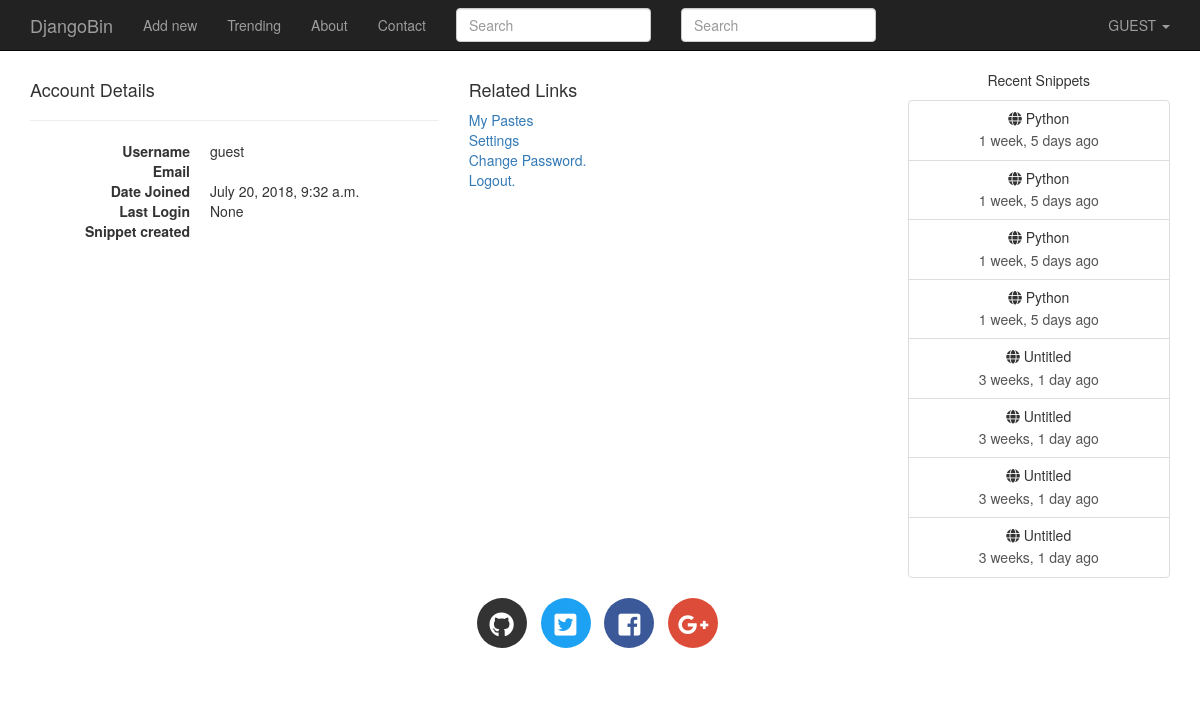
The app's page /userdetails/ (signed in) with its own data.
### djangobin/models.py (models this page shows, shortened)
class Snippet(models.Model):
    title = models.CharField(max_length=200, blank=True)
    original_code = models.TextField()
    highlighted_code = models.TextField(blank=True, help_text="Read only field. Will contain the"
                                    " syntax-highlited version of the original code.")
    expiration = models.CharField(max_length=10, choices=Pref.expiration_choices)
    exposure = models.CharField(max_length=10, choices=Pref.exposure_choices)
    hits = models.IntegerField(default=0, help_text='Read only field. '
                                                    'Will be updated after every visit to snippet.')
    slug = models.SlugField(help_text='Read only field. Will be filled automatically.')
    created_on = models.DateTimeField(auto_now_add=True)
    language = models.ForeignKey(Language, on_delete=models.CASCADE)
    user = models.ForeignKey(User, on_delete=models.CASCADE)
    tags = models.ManyToManyField(Tag, blank=True)
    class Meta:
        ordering = ['-created_on']
    def get_absolute_url(self):
        return reverse('djangobin:snippet_detail', args=[self.slug])

### djangobin/views.py (the view)
# urls.py: url(r'^userdetails/$', views.user_details, name='user_details'),
@login_required
def user_details(request):
    user = get_object_or_404(User, id=request.user.id)
    return render(request, 'djangobin/user_details.html', {'user': user})

### djangobin/context_processors.py (called while the page is built)
def recent_snippets(request):
    return dict(recent_snippets=Snippet.objects.filter(exposure='public').order_by("-id")[:8])

### templates/djangobin/user_details.html (shortened to what this page needs)
{% extends 'djangobin/base.html' %}
{% block main %}
    <div class="row">
        <div class="col-lg-6 col-md-6 col-sm-6">
            <h4>Account Details</h4>
            <hr>
            <dl class="dl-horizontal">
                <dt>Username</dt>
                <dd>{{ request.user.username }}</dd>
                <dt>Email</dt>
                <dd>{{ request.user.email }}</dd>
                <dt>Date Joined</dt>
                <dd>{{ request.user.date_joined }}</dd>
                <dt>Last Login</dt>
                <dd>{{ request.user.last_login }}</dd>
                <dt>Snippet created</dt>
                <dd>{{ request.user.profile.get_snippet_count }}</dd>
            </dl>
        </div>
        <div class="col-lg-6 col-md-6 col-sm-6">
            <h4>Related Links</h4>
            <p>
                <a href="">My Pastes</a> <br>
                <a href="">Settings</a> <br>
                <a href="">Change Password.</a> <br>
                <a href="{% url 'djangobin:logout' %}">Logout.</a> <br>
            </p>
        </div>
    </div>
{% endblock %}

### templates/djangobin/base.html (shortened to what this page needs)
<!DOCTYPE html>
<html lang="en">
<head>
    {% load static %}
    {% load humanize %}
    <link rel="stylesheet" href="{% static 'djangobin/css/bootstrap.min.css' %}" >
    <link rel="stylesheet" href="{% static 'djangobin/css/bootstrap-select.min.css' %}" >
    <link href="https://use.fontawesome.com/releases/v5.0.7/css/all.css" rel="stylesheet">
    <link rel="stylesheet" href="{% static 'djangobin/css/main.css' %}">
    <link rel="stylesheet" href="{% static 'djangobin/css/default.css' %}">
</head>
<body>
<nav class="navbar navbar-default navbar-inverse navbar-fixed-top">
    <div class="container">
        <div class="navbar-header">
            <a class="navbar-brand" href="{% url 'djangobin:index' %}">DjangoBin</a>
        </div>
        <div class="collapse navbar-collapse" id="bs-example-navbar-collapse-1">
            <ul class="nav navbar-nav">
                <li {% if request.path == '/' %}class='active'{% endif %} >
                    <a href="{% url 'djangobin:index' %}">Add new</a>
                </li>
                <li {% if request.path == '/trending/' %}class='active'{% endif %}>
                    <a href="{% url 'djangobin:trending_snippets' %}">Trending<span class="sr-only">(current)</span></a>
                </li>
                <li {% if request.path == '/about/' %}class='active'{% endif %}>
                    <a href="">About</a>
                </li>
                <li {% if request.path == '/contact/' %}class='active'{% endif %}>
                    <a href="{% url 'djangobin:contact' %}">Contact</a>
                </li>
                <form action="{% url 'djangobin:search' %}" class="navbar-form navbar-left" method="get">
                <div class="form-group">
                    <input type="text" name="query" class="form-control"
                           placeholder="Search" value="{{ request.GET.query }}">
                </div>
                </form>
            </ul>
            <form action="" class="navbar-form navbar-left" method="get">
                <div class="form-group">
                    <input type="text" name="query" class="form-control" placeholder="Search" value="">
                </div>
            </form>
            <ul class="nav navbar-nav navbar-right">
                <li class="dropdown">
                    <a href="#" class="dropdown-toggle" data-toggle="dropdown" role="button"
                       aria-haspopup="true" aria-expanded="false">
                        {% if request.user.is_authenticated %}
                            {{ request.user.username|upper }}
                        {% else %}
                            GUEST
                        {% endif %}
                        <span class="caret"></span>
                    </a>
                </li>
            </ul>
        </div>
    </div>
</nav>
<div class="container">
    <div class="row">
        <div class="col-lg-9 col-md-9">
            {% block main %}{% endblock %}
        </div>
     <div class="col-lg-3 col-md-3 text-center hidden-sm hidden-xs">
            <p>Recent Snippets</p>
            <div class="list-group">
                {% for recent_snippet in recent_snippets %}
                    <a href="{{ recent_snippet.get_absolute_url }}" class="list-group-item">
                        <h5 class="list-group-item-heading"><span class="fa fa-globe
"></span> {{ recent_snippet.title }}</h5>
                        <p class="list-group-item-text">{{ recent_snippet.created_on|naturaltime }}</p>
                    </a>
                {% endfor %}
            </div>
        </div>
<footer>
    <div class="social-icons">
        <div class="container text-center">
            <ul class="list-inline">
                <li class="list-inline-item social-github">
                    <a href="https://github.com/">
                        <i class="fab fa-github"></i>
                    </a>
                </li>
                <li class="list-inline-item social-twitter">
                    <a href="https://twitter.com/">
                        <i class="fab fa-twitter-square"></i>
                    </a>
                </li>
                <li class="list-inline-item social-facebook">
                    <a href="https://www.facebook.com/">
                        <i class="fab fa-facebook-square"></i>
                    </a>
                </li>
                <li class="list-inline-item social-google-plus">
                    <a href="https://plus.google.com/">
                        <i class="fab fa-google-plus-g"></i>
                    </a>
                </li>
            </ul>
        </div>
    </div>
</footer>
</body>
</html>

### static/djangobin/css/main.css (style rules this page uses)
body { padding-top: 70px; }
.social-icons { margin: 30px 0; }
footer .social-icons ul.list-inline li a { display: block; width: 50px; height: 50px; color: #fff; border-radius: 100%; font-size: 25px; line-height: 50px; }
footer .social-icons ul.list-inline li.social-github a { background-color: #333; transition: all .2s ease-in-out; }
footer .social-icons ul.list-inline li.social-twitter a { background-color: #1da1f2; transition: all .2s ease-in-out; }
footer .social-icons ul.list-inline li.social-facebook a { background-color: #3b5998; transition: all .2s ease-in-out; }
footer .social-icons ul.list-inline li.social-google-plus a { background-color: #dd4b39; transition: all .2s ease-in-out; }

### records on screen
Snippet: title "Python", created_on "1 week, 5 days ago"
Snippet: title "Python", created_on "1 week, 5 days ago"
Snippet: title "Python", created_on "1 week, 5 days ago"
Snippet: title "Python", created_on "1 week, 5 days ago"
Snippet: title "Untitled", created_on "3 weeks, 1 day ago"
Snippet: title "Untitled", created_on "3 weeks, 1 day ago"
Snippet: title "Untitled", created_on "3 weeks, 1 day ago"
Snippet: title "Untitled", created_on "3 weeks, 1 day ago"

### other values on screen
{{ request.user.username|upper }} "GUEST"
{{ request.user.username }} "guest"
{{ request.user.date_joined }} "July 20, 2018, 9:32 a.m."
{{ request.user.last_login }} "None"
